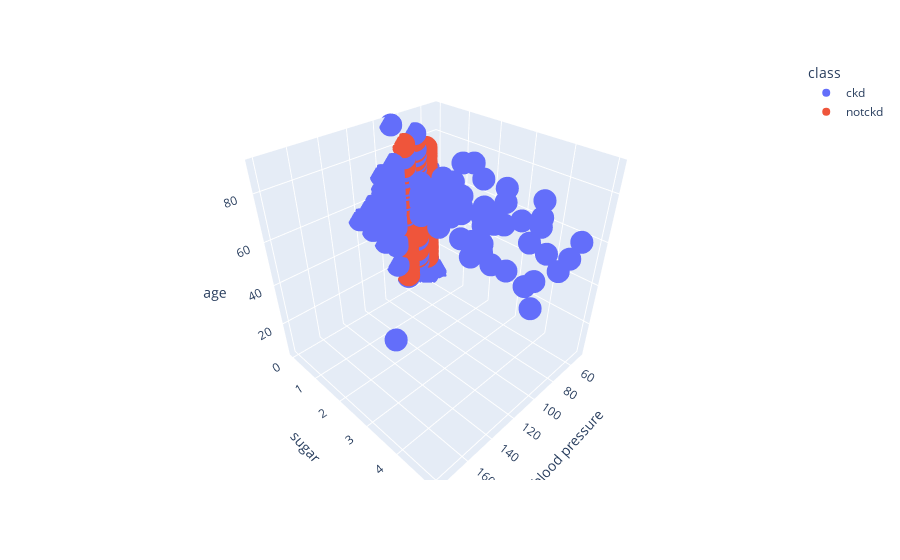

Notebook code for this chart:
### Code cell
scatter_3d('blood pressure','sugar','age')

### Figure 1 — Plotly figure (JSON) as saved in the notebook; plotly's stock layout.template omitted (floating-point values rounded to 4 significant figures; data arrays with more than 128 entries replaced by an {"elided": "..."} marker saying what was removed)
{"data": [{"hovertemplate": "class=ckd<br>blood pressure=%{x}<br>sugar=%{y}<br>age=%{z}<extra></extra>", "legendgroup": "ckd", "marker": {"color": "#636efa", "symbol": "circle"}, "mode": "markers", "name": "ckd", "scene": "scene", "showlegend": true, "type": "scatter3d", "x": {"elided": "250 int values"}, "y": {"elided": "250 int values"}, "z": {"elided": "250 int values"}}, {"hovertemplate": "class=notckd<br>blood pressure=%{x}<br>sugar=%{y}<br>age=%{z}<extra></extra>", "legendgroup": "notckd", "marker": {"color": "#EF553B", "symbol": "circle"}, "mode": "markers", "name": "notckd", "scene": "scene", "showlegend": true, "type": "scatter3d", "x": {"elided": "150 int values"}, "y": {"elided": "150 int values"}, "z": {"elided": "150 int values"}}], "layout": {"legend": {"title": {"text": "class"}, "tracegroupgap": 0}, "margin": {"t": 60}, "scene": {"domain": {"x": [0, 1], "y": [0, 1]}, "xaxis": {"title": {"text": "blood pressure"}}, "yaxis": {"title": {"text": "sugar"}}, "zaxis": {"title": {"text": "age"}}}}}
